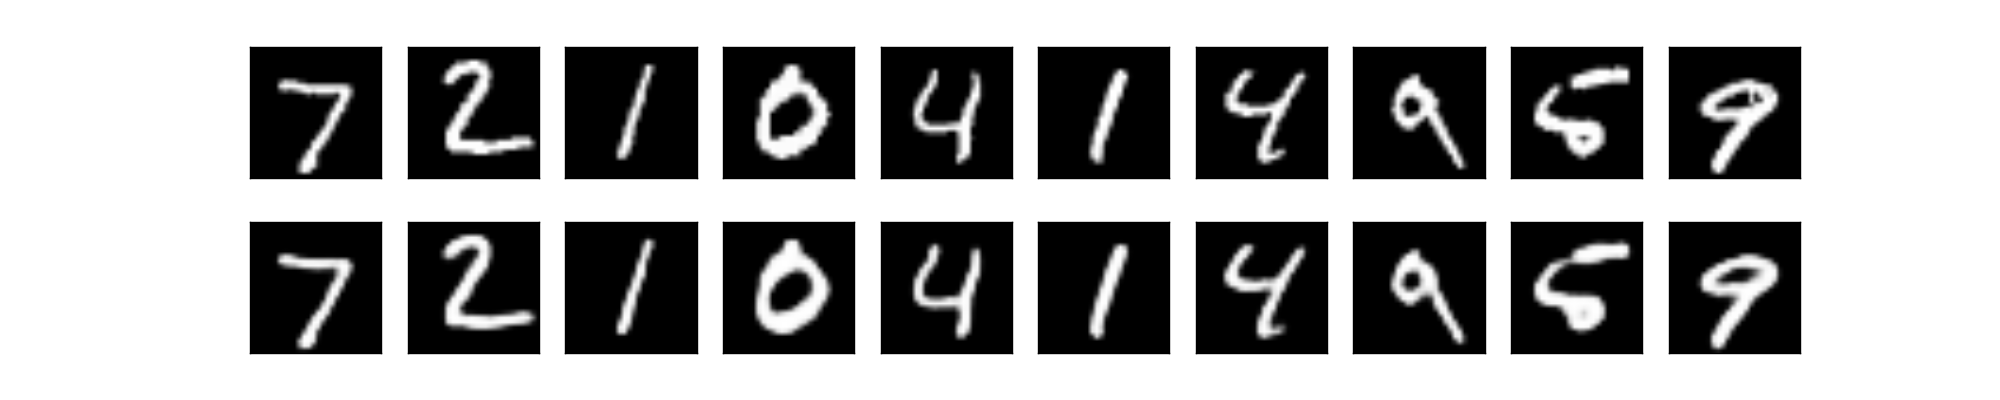

Reproduce this figure in Python.
import keras
import pickle
import os
import random
import numpy as np
import matplotlib.pyplot as plt
import matplotlib as mpl
from matplotlib import pyplot
from keras.layers import UpSampling2D
from keras.datasets import mnist
from keras.models import Sequential, Model
from keras.layers import Input, Dense, Dropout, Flatten
from keras.layers import Conv2D, MaxPooling2D




"""
=======================================================================
This code is citing the website
The title of page: The Keras Blog
Author: Francois Chollet
Date: Sat 14 May 2016
URL: https://blog.keras.io/building-autoencoders-in-keras.html
Access date: Tue 24 April 2018
=======================================================================
"""




# the data, shuffled and split between train and test sets.
(x_train, y_train), (x_test, y_test) = mnist.load_data()


#Open shuffled datasets.
with open('x1_train_mnist.pkl', 'rb') as f:
    x1_train = pickle.load(f)

with open('x2_train_mnist.pkl', 'rb') as f:
    x2_train = pickle.load(f)

with open('x3_train_mnist.pkl', 'rb') as f:
    x3_train = pickle.load(f)




#Encoder
input_img = Input(shape=(28, 28, 1))  # adapt this if using `channels_first` image data format


x = Conv2D(32, (3, 3), activation='relu', padding='same')(input_img)
x = MaxPooling2D((2, 2), padding='same')(x)
x = Conv2D(32, (3, 3), activation='relu', padding='same')(x)
encoded = MaxPooling2D((2, 2), padding='same')(x)



#Decoder
x = Conv2D(32, (3, 3), activation='relu', padding='same')(encoded)
x = UpSampling2D((2, 2))(x)
x = Conv2D(32, (3, 3), activation='relu', padding='same')(x)
x = UpSampling2D((2, 2))(x)
decoded = Conv2D(1, (3, 3), activation='sigmoid', padding='same')(x)




autoencoder = Model(input_img, decoded)
autoencoder.compile(optimizer='adadelta', loss='binary_crossentropy')



x_train = x_train.astype('float32') / 255.
x_test = x_test.astype('float32') / 255.
x_train = np.reshape(x_train, (len(x_train), 28, 28, 1))
x_test = np.reshape(x_test, (len(x_test), 28, 28, 1))


x1_train = x1_train.astype('float32') / 255.
x1_train = np.reshape(x1_train, (len(x1_train), 28, 28, 1))

x2_train = x2_train.astype('float32') / 255.
x2_train = np.reshape(x2_train, (len(x2_train), 28, 28, 1))

x3_train = x3_train.astype('float32') / 255.
x3_train = np.reshape(x3_train, (len(x3_train), 28, 28, 1))


#Train the model.
autoencoder.fit(x_train, x_train,
                epochs=20,
                batch_size=128,
                shuffle=True,
                validation_data=(x_test, x_test))



decoded_imgs = autoencoder.predict(x_test)


#Show original and reconstructed pictures.

n = 10  # how many digits we will display
plt.figure(figsize=(20, 4))
for i in range(n):
    # display original
    ax = plt.subplot(2, n, i + 1)
    plt.imshow(x_test[i].reshape(28, 28))
    plt.gray()
    ax.get_xaxis().set_visible(False)
    ax.get_yaxis().set_visible(False)

    # display reconstruction
    ax = plt.subplot(2, n, i + 1 + n )
    plt.imshow(decoded_imgs[i].reshape(28, 28))
    plt.gray()
    ax.get_xaxis().set_visible(False)
    ax.get_yaxis().set_visible(False)
plt.show()



print("==============================================================")
print("Epochs is : 20")


print("==============================================================")
score_test = autoencoder.evaluate(x_test, x_test, verbose=0)
accuracy_test = 1 - score_test
print("The loss on x_test : %.12f" %score_test)
print("The accuracy on x_test : %.12f" %accuracy_test)
print("==============================================================")


score_x_train = autoencoder.evaluate(x_train, x_train, verbose=0)
accuracy_x_train = 1 - score_x_train
print("The loss on x_train : %.12f" %score_x_train)
print("The accuracy on x_train : %.12f" %accuracy_x_train)
print("==============================================================")


score_x1_train = autoencoder.evaluate(x1_train, x1_train, verbose=0)
accuracy_x1_train = 1 - score_x1_train
print("The loss on x1_train : %.12f" %score_x1_train)
print("The accuracy on x1_train : %.12f" %accuracy_x1_train)
print("==============================================================")


score_x2_train = autoencoder.evaluate(x2_train, x2_train, verbose=0)
accuracy_x2_train = 1 - score_x2_train
print("The loss on x2_train : %.12f" %score_x2_train)
print("The accuracy on x2_train : %.12f" %accuracy_x2_train)
print("==============================================================")


score_x3_train = autoencoder.evaluate(x3_train, x3_train, verbose=0)
accuracy_x3_train = 1 - score_x3_train
print("The loss on x3_train : %.12f" %score_x3_train)
print("The accuracy on x3_train : %.12f" %accuracy_x3_train)
